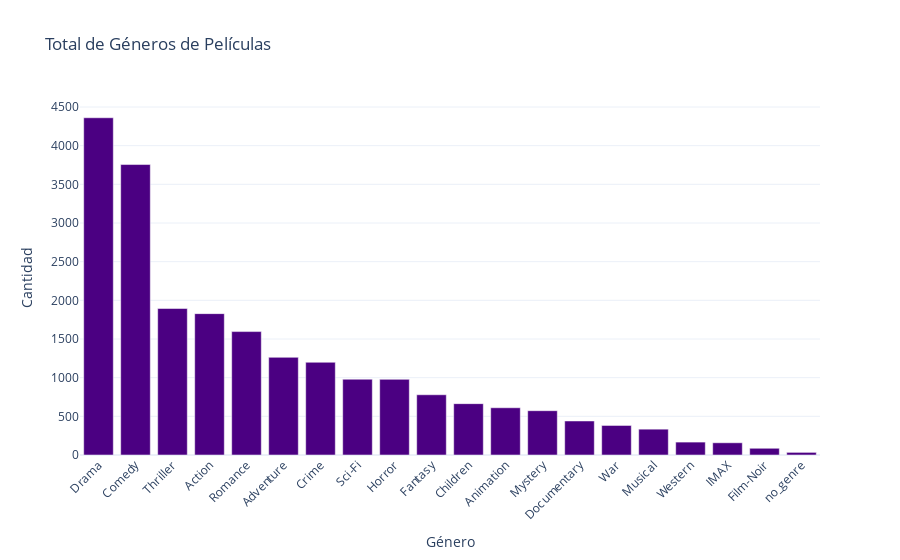

The notebook cell saved with this chart:
### Code cell
# Crear el gráfico de barras
fig = go.Figure()

# Agregar datos al gráfico
fig.add_trace(go.Bar(
    x=genre_totals_df['Genre'],
    y=genre_totals_df['Count'],
    marker_color='indigo'  # Puedes cambiar el color si deseas
))

# Actualizar el diseño del gráfico
fig.update_layout(
    title='Total de Géneros de Películas',
    xaxis_title='Género',
    yaxis_title='Cantidad',
    xaxis_tickangle=-45,
    template='plotly_white'  # Plantilla del gráfico
)

# Mostrar el gráfico
fig.show()

### Figure 1 — Plotly figure (JSON) as saved in the notebook; plotly's stock layout.template omitted (floating-point values rounded to 4 significant figures)
{"data": [{"marker": {"color": "indigo"}, "type": "bar", "x": ["Drama", "Comedy", "Thriller", "Action", "Romance", "Adventure", "Crime", "Sci-Fi", "Horror", "Fantasy", "Children", "Animation", "Mystery", "Documentary", "War", "Musical", "Western", "IMAX", "Film-Noir", "no_genre"], "y": [4361, 3756, 1894, 1828, 1596, 1263, 1199, 980, 978, 779, 664, 611, 573, 440, 382, 334, 167, 158, 87, 34]}], "layout": {"title": {"text": "Total de Géneros de Películas"}, "xaxis": {"tickangle": -45, "title": {"text": "Género"}}, "yaxis": {"title": {"text": "Cantidad"}}}}
